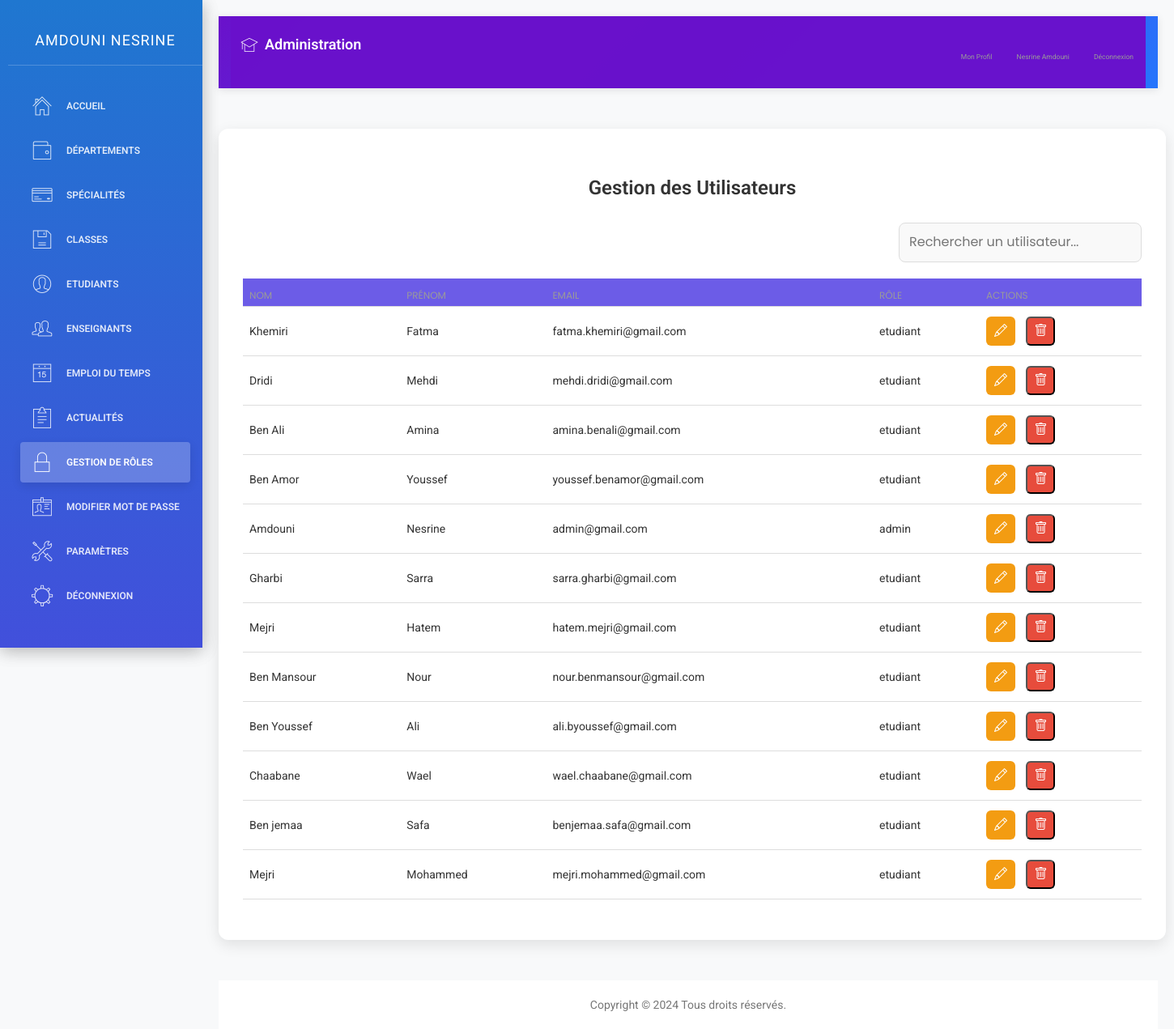
Page /roles.php (signed in) on the committed database.
### tables this page shows
CREATE TABLE `accounts` (
  `id` int(11)  AUTO_INCREMENT PRIMARY KEY,
  `cin` int(11) DEFAULT NULL,
  `email` varchar(255) DEFAULT NULL,
  `mot_de_passe` varchar(255) DEFAULT NULL,
  `date_de_creation` date DEFAULT NULL,
  `role` text DEFAULT NULL,
  `nom` text DEFAULT NULL,
  `prenom` text DEFAULT NULL,
  `image` varchar(255) DEFAULT NULL,
  `classe` text DEFAULT NULL,
  `date_naissance` date DEFAULT NULL,
  `adresse` text DEFAULT NULL,
  `numero_telephone` int(11) DEFAULT NULL
);

### roles.php (the view, shortened to what this page needs)
<?php
require_once 'connexion.php';
$users = [];
$stmt = $conn->prepare("SELECT id, nom, prenom, email, role FROM accounts ORDER BY id ASC");
$stmt->execute();
$result_users = $stmt->get_result();
while ($user = $result_users->fetch_assoc()) {
    $users[] = $user;
}
?>
<!DOCTYPE html>
<html lang="fr">
<head>
    <link rel="stylesheet" href="https://cdn.jsdelivr.net/npm/sweetalert2@11/dist/sweetalert2.min.css">
    <link rel="stylesheet" href="https://cdn.jsdelivr.net/npm/bootstrap-icons@1.10.5/font/bootstrap-icons.css">
</head>
<body>
    <div class="wrapper">
        <div class="sidebar">
            <?php include 'sidenav.php'; ?>
        </div>
        <div class="main-panel">
            <div class="navtop">
                <?php include 'navtop.php'; ?>
            </div>
            <div class="container">
                <h1>Gestion des Utilisateurs</h1>
                <div class="controls">
                    <input type="text" id="searchBar" class="search-bar" placeholder="Rechercher un utilisateur...">
                </div>
                <table class="table">
                    <thead>
                        <tr>
                            <th>Nom</th>
                            <th>Prénom</th>
                            <th>Email</th>
                            <th>Rôle</th>
                            <th>Actions</th>
                        </tr>
                    </thead>
                    <tbody id="userTable">
                        <?php foreach ($users as $user): ?>
                            <tr>
                                <td><?php echo htmlspecialchars($user['nom'] ?: 'Non renseigné'); ?></td>
                                <td><?php echo htmlspecialchars($user['prenom'] ?: 'Non renseigné'); ?></td>
                                <td><?php echo htmlspecialchars($user['email']); ?></td>
                                <td><?php echo htmlspecialchars($user['role']); ?></td>
                                <td>
                                    <a href="modifier_role.php?id=<?php echo $user['id']; ?>"
                                       class="action-btn edit"><i class="bi bi-pencil"></i></a>
                                    <button type="button" class="action-btn delete"
                                            onclick="confirmDelete(<?php echo $user['id']; ?>)">
                                        <i class="bi bi-trash"></i>
                                    </button>
                                </td>
                            </tr>
                        <?php endforeach; ?>
                    </tbody>
                </table>
            </div>
            <footer class="university-footer">
                <?php include 'footer.php'; ?>
            </footer>
        </div>
    </div>
</body>
</html>

### sidenav.php (shortened to what this page needs)
<?php
include('connexion.php');
$current_page = basename($_SERVER['PHP_SELF']);
$is_departement_page = strpos($current_page, 'département') !== false;
$is_specialite_page = strpos($current_page, 'spécialité') !== false;
$is_classe_page = strpos($current_page, 'classe') !== false;
$is_etudiant_page = strpos($current_page, 'étudiant') !== false;
$is_role_page = strpos($current_page, 'role') !== false;
$is_enseignant_page = strpos($current_page, 'enseignant') !== false;
$is_actualite_page = strpos($current_page, 'actualité') !== false;
$is_parametre_page = strpos($current_page, 'paramètre') !== false;
$is_liste_etudiants_page = $current_page === 'liste_etudiants.php';
$email = $_SESSION['email'];
$sql_fetch_user = "SELECT * FROM accounts WHERE email='$email'";
$result_user = $conn->query($sql_fetch_user);
if ($result_user->num_rows > 0) {
    $row = $result_user->fetch_assoc();
    $role = $row['role'];
    $nom = $row['nom'];
    $prenom = $row['prenom'];
}
?>
<div class="sidebar" data-color="blue">
    <div class="sidebar-wrapper">
        <div class="logo">
            <a href="#" class="simple-text">
                <?php echo htmlspecialchars($nom . ' ' . $prenom); ?>
            </a>
        </div>
        <ul class="nav">
            <?php if ($role === 'admin'): ?>
                <li <?php echo ($current_page == 'dashboard.php') ? 'class="active"' : ''; ?>>
                    <a href="dashboard.php">
                        <i class="pe-7s-home"></i>
                        <p>Accueil</p>
                    </a>
                </li>
                <li <?php echo $is_departement_page ? 'class="active"' : ''; ?>>
                    <a href="départements.php">
                        <i class="pe-7s-wallet"></i>
                        <p>Départements</p>
                    </a>
                </li>
                <li <?php echo $is_specialite_page ? 'class="active"' : ''; ?>>
                    <a href="spécialités.php">
                        <i class="pe-7s-credit"></i>
                        <p>Spécialités</p>
                    </a>
                </li>
                <li <?php echo $is_classe_page ? 'class="active"' : ''; ?>>
                    <a href="classes.php">
                        <i class="pe-7s-diskette"></i>
                        <p>Classes</p>
                    </a>
                </li>
                <li <?php echo $is_etudiant_page ? 'class="active"' : ''; ?>>
                    <a href="étudiants.php">
                        <i class="pe-7s-user"></i>
                        <p>Etudiants</p>
                    </a>
                </li>
                <li <?php echo $is_enseignant_page ? 'class="active"' : ''; ?>>
                    <a href="enseignants.php">
                        <i class="pe-7s-users"></i>
                        <p>Enseignants</p>
                    </a>
                </li>
                <li <?php echo ($current_page == 'gestion_emploi.php') ? 'class="active"' : ''; ?>>
                    <a href="gestion_emploi.php">
                        <i class="pe-7s-date"></i>
                        <p>Emploi du Temps</p>
                    </a>
                </li>
                <li <?php echo $is_actualite_page ? 'class="active"' : ''; ?>>
                    <a href="actualités.php">
                        <i class="pe-7s-note2"></i>
                        <p>Actualités</p>
                    </a>
                </li>
                <li <?php echo $is_role_page ? 'class="active"' : ''; ?>>
                    <a href="roles.php">
                        <i class="pe-7s-lock"></i>
                        <p>Gestion de rôles</p>
                    </a>
                </li>
                <li <?php echo ($current_page == 'modifier_mot_de_passe.php') ? 'class="active"' : ''; ?>>
                    <a href="modifier_mot_de_passe.php">
                        <i class="pe-7s-id"></i>
                        <p>Modifier Mot de passe</p>
                    </a>
                </li>
                <li <?php echo $is_parametre_page || $is_liste_etudiants_page ? 'class="active"' : ''; ?>>
                    <a href="paramètres.php">
                        <i class="pe-7s-tools"></i>
                        <p>Paramètres</p>
                    </a>
                </li>
            <?php endif; ?>
            <li>
                <a href="logout.php">
                    <i class="pe-7s-settings"></i>
                    <p>Déconnexion</p>
                    </a>
            </li>
        </ul>
    </div>
</div>

### navtop.php (shortened to what this page needs)
<?php
include('connexion.php');
$email = $_SESSION['email'];
$sql_fetch_user = "SELECT * FROM accounts WHERE email='$email'";
$result_user = $conn->query($sql_fetch_user);
if ($result_user->num_rows > 0) {
    $row = $result_user->fetch_assoc();
    $role = $row['role'];
    $nom = $row['nom'];
    $prenom = $row['prenom'];
}
?>
<nav class="navbar navbar-default navbar-fixed">
    <div class="container-fluid">
        <div class="navbar-header">
            <a class="navbar-brand" href="#">
                <i class="pe-7s-study"></i> <?php echo $role === 'etudiant' ? 'Espace Étudiant' : ($role === 'enseignant' ? 'Espace Enseignant' : 'Administration'); ?>
            </a>
        </div>
        <div class="collapse navbar-collapse" id="navigation-example-2">
            <ul class="nav navbar-nav navbar-right">
                <li>
                    <a class="menuu" href="<?php echo $role === 'etudiant' ? 'profil_etudiant.php' : ($role === 'enseignant' ? 'profil_enseignant.php' : 'profil.php'); ?>">
                        <p>Mon Profil</p>
                    </a>
                </li>
                <li>
                    <a class="menuu" href="#">
                        <div class="user-name">
                            <p><?php echo htmlspecialchars($prenom . ' ' . $nom); ?></p>
                        </div>
                    </a>
                </li>
                <li>
                    <a class="menuu" href="logout.php">
                        <p>Déconnexion</p>
                    </a>
                </li>
            </ul>
        </div>
    </div>
</nav>

### roles.php (style rules this page uses)
body { font-family: 'Poppins', sans-serif; margin: 0; padding: 0; background-color: #f8f9fa; }
.wrapper { display: flex; }
.sidebar { position: fixed; top: 0; left: 0; width: 250px; height: 100%; background-color: rgb(2, 19, 255); color: white; padding-top: 20px; z-index: 1000; box-shadow: 2px 0 8px rgba(0, 0, 0, 0.2); }
.main-panel { margin-left: 250px; padding: 20px; width: calc(100% - 250px); }
.container { max-width: 1200px; margin: 50px auto; background-color: #fff; padding: 30px; border-radius: 12px; box-shadow: 0 6px 18px rgba(0, 0, 0, 0.1); }
h1 { color: #333; text-align: center; margin-bottom: 30px; font-size: 24px; font-weight: 600; }
.controls { display: flex; justify-content: flex-end; align-items: center; margin-bottom: 20px; flex-wrap: wrap; gap: 15px; }
.search-bar { width: 300px; padding: 12px; border: 1px solid #ddd; border-radius: 8px; font-size: 16px; background-color: #f9f9f9; transition: border-color 0.3s ease; }
.table { width: 100%; border-collapse: collapse; margin-top: 20px; }
.table th, .table td { padding: 15px; text-align: left; border-bottom: 1px solid #ddd; }
.table th { background-color: #6c5ce7; color: white; font-weight: 600; }
.action-btn { padding: 10px; border-radius: 6px; color: white; text-decoration: none; font-size: 16px; transition: background-color 0.3s ease; display: inline-flex; align-items: center; justify-content: center; width: 36px; height: 36px; margin-right: 10px; }
.action-btn:last-child { margin-right: 0; }
.action-btn.edit { background-color: #f39c12; }
.action-btn.delete { background-color: #e74c3c; }

### sidenav.php (style rules this page uses)
.sidebar { background: linear-gradient(135deg, #6a11cb 0%, #2575fc 100%); box-shadow: 0 4px 20px rgba(0, 0, 0, 0.15); transition: all 0.3s ease; position: fixed; width: 250px; height: 100vh; z-index: 1000; overflow-y: auto; }
.sidebar-wrapper { padding: 0 10px; }
.logo { padding: 15px 0; margin-bottom: 15px; border-bottom: 1px solid rgba(255, 255, 255, 0.1); text-align: center; }
.logo a { color: white; font-weight: 600; font-size: 1.1rem; text-transform: uppercase; letter-spacing: 1px; display: block; text-decoration: none; }
.nav { list-style: none; padding: 0; margin-top: 15px; }
.nav li { margin-bottom: 4px; position: relative; }
.nav li a { color: rgba(255, 255, 255, 0.8); margin: 5px 10px; border-radius: 6px; padding: 10px 12px; transition: all 0.3s ease; display: flex; align-items: center; text-decoration: none; }
.nav li a i { margin-right: 10px; font-size: 1.1rem; min-width: 24px; text-align: center; }
.nav li a p { margin: 0; font-size: 0.85rem; font-weight: 400; }
.nav li.active a { background: rgba(255, 255, 255, 0.2); color: white; font-weight: 500; box-shadow: 0 4px 12px rgba(0, 0, 0, 0.1); }
[class^="pe-7s-"], [class*=" pe-7s-"] { transition: transform 0.3s ease; }

### navtop.php (style rules this page uses)
.navbar-default { background: linear-gradient(135deg, #6a11cb 0%, #2575fc 100%); border: none; box-shadow: 0 2px 10px rgba(0, 0, 0, 0.1); min-height: 60px; margin-bottom: 0; }
.navbar-default .navbar-nav > li > a { color: rgba(255, 255, 255, 0.9); font-weight: 500; padding: 20px 12px; transition: all 0.3s ease; position: relative; display: flex; align-items: center; }
.navbar-default .navbar-nav > li > a:after { content: ''; position: absolute; bottom: 0; left: 50%; width: 0; height: 3px; background: white; transition: all 0.3s ease; transform: translateX(-50%); }
.navbar-default .navbar-brand { height: 60px; padding: 20px 12px; color: white; font-weight: 600; font-size: 18px; display: flex; align-items: center; }
.navbar-default .navbar-brand i { margin-right: 8px; font-size: 22px; }
.user-name { display: flex; align-items: center; gap: 8px; }
.menuu { font-size: 18px; display: flex; align-items: center; gap: 6px; }
.menuu p { margin: 0; }
.navbar-collapse { background: rgba(106, 17, 203, 0.98); max-height: 80vh; overflow-y: auto; }

### rows in the picture
accounts: nom+prenom "AMDOUNI NESRINE", prenom+nom "Nesrine Amdouni", nom "Amdouni", prenom "Nesrine", email "admin@gmail.com", role "admin"
accounts: nom "Khemiri", prenom "Fatma", email "fatma.khemiri@gmail.com", role "etudiant"
accounts: nom "Dridi", prenom "Mehdi", email "mehdi.dridi@gmail.com", role "etudiant"
accounts: nom "Ben Ali", prenom "Amina", email "amina.benali@gmail.com", role "etudiant"
accounts: nom "Ben Amor", prenom "Youssef", email "youssef.benamor@gmail.com", role "etudiant"
accounts: nom "Gharbi", prenom "Sarra", email "sarra.gharbi@gmail.com", role "etudiant"
accounts: nom "Mejri", prenom "Hatem", email "hatem.mejri@gmail.com", role "etudiant"
accounts: nom "Ben Mansour", prenom "Nour", email "nour.benmansour@gmail.com", role "etudiant"
accounts: nom "Ben Youssef", prenom "Ali", email "ali.byoussef@gmail.com", role "etudiant"
accounts: nom "Chaabane", prenom "Wael", email "wael.chaabane@gmail.com", role "etudiant"
accounts: nom "Ben jemaa", prenom "Safa", email "benjemaa.safa@gmail.com", role "etudiant"
accounts: nom "Mejri", prenom "Mohammed", email "mejri.mohammed@gmail.com", role "etudiant"
